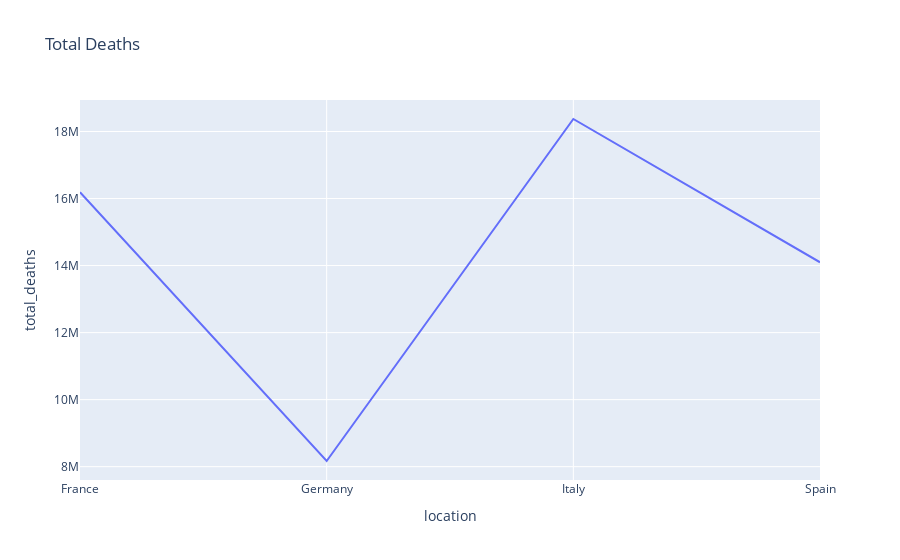

Notebook code cell kept with this figure:
### Markdown cell above
# İçerik - Plotly Express ile Görselleştirme

### Code cell
#Plot a line plot with plotly express for total deaths four the four countries (Spain, France, Germany, Italy) after April 1, 2020.
import pandas as pd
import seaborn as sns
import matplotlib.pyplot as plt
import plotly.express as px


covid = pd.read_csv('owid-covid-data.csv', parse_dates=["date"], low_memory=False, error_bad_lines=False)


veri=covid[covid['location'].isin(['Spain', 'France', 'Germany', 'Italy'])]
veri=veri[veri['date']>"2020-4"]
veri=veri.groupby(veri.location).sum()
fig = px.line(veri, y='total_deaths', title='Total Deaths')
fig.show()

### Figure 1 — Plotly figure (JSON) as saved in the notebook; plotly's stock layout.template omitted (floating-point values rounded to 4 significant figures)
{"data": [{"hovertemplate": "location=%{x}<br>total_deaths=%{y}<extra></extra>", "legendgroup": "", "line": {"color": "#636efa", "dash": "solid"}, "mode": "lines", "name": "", "orientation": "v", "showlegend": false, "type": "scatter", "x": ["France", "Germany", "Italy", "Spain"], "xaxis": "x", "y": [16187322, 8168968, 18372907, 14098088], "yaxis": "y"}], "layout": {"legend": {"tracegroupgap": 0}, "title": {"text": "Total Deaths"}, "xaxis": {"anchor": "y", "domain": [0, 1], "title": {"text": "location"}}, "yaxis": {"anchor": "x", "domain": [0, 1], "title": {"text": "total_deaths"}}}}
